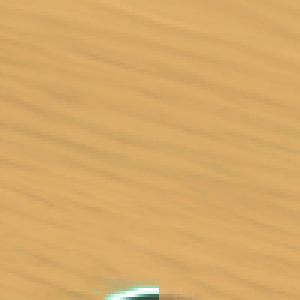
#> input picture debug_demon/demon_roi.png, 100 x 100 px (shown 3 times larger)
$ python analisar_demon.py
#> lines starting #> are read from the running program, lines starting #| are printed output that depends on the picture
#!/usr/bin/env python3
"""
Analisa as imagens de debug do Demon para ajustar thresholds
"""
import cv2
import numpy as np
from pathlib import Path

debug_folder = Path("debug_demon")

# Verifica se existem imagens
roi_path = debug_folder / "demon_roi.png"
mask_path = debug_folder / "demon_mask.png"
brightness_path = debug_folder / "demon_brightness.png"

if not roi_path.exists():
    print("❌ Não encontrei demon_roi.png")
    print("   Execute: python3 testar_demon.py primeiro")
    exit(1)

# Carrega ROI
roi = cv2.imread(str(roi_path))
#> roi is the input picture: shape (100, 100, 3); mean B, G, R 105, 169.7, 215.4
print("📊 ANÁLISE DA REGIÃO DO BOTÃO DEMON")
print("="*60)
print(f"Tamanho da ROI: {roi.shape[1]}x{roi.shape[0]} pixels")
#| Tamanho da ROI: 100x100 pixels

# Converte para HSV
hsv = cv2.cvtColor(roi, cv2.COLOR_BGR2HSV)
#> hsv: shape (100, 100, 3); mean H, S, V 18, 131, 215.6
h, s, v = cv2.split(hsv)
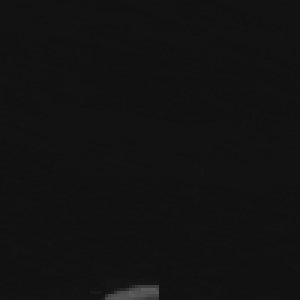
#> h: shape (100, 100) (shown 3 times larger); min 16, max 90, mean 18
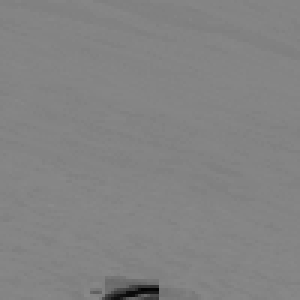
#> s: shape (100, 100) (shown 3 times larger); min 2, max 138, mean 131
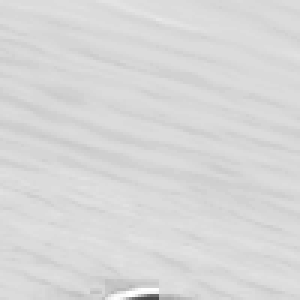
#> v: shape (100, 100) (shown 3 times larger); min 72, max 255, mean 215.6

# Estatísticas do canal V (brilho)
print(f"\n📈 Estatísticas de BRILHO (canal V):")
print(f"   Mínimo: {v.min()}")
#|    Mínimo: 72
print(f"   Máximo: {v.max()}")
#|    Máximo: 255
print(f"   Média: {v.mean():.1f}")
#|    Média: 215.6
print(f"   Mediana: {np.median(v):.1f}")
#|    Mediana: 217.0

# Testa diferentes thresholds
total_pixels = roi.shape[0] * roi.shape[1]
#> total_pixels = 10000
print(f"\n🔍 Teste de THRESHOLDS (total: {total_pixels} pixels):")
#| 🔍 Teste de THRESHOLDS (total: 10000 pixels):

thresholds = [30, 50, 70, 100, 120, 150]
for thresh in thresholds:
    pixels_acima = np.sum(v > thresh)
    percentual = (pixels_acima / total_pixels) * 100
    status = "✅ DETECTARIA" if percentual >= 30 else "❌ NÃO DETECTARIA"
    print(f"   Threshold {thresh:3d}: {pixels_acima:4d} pixels ({percentual:5.1f}%) - {status}")
#> this loop made 6 passes
#> (pixels_acima, percentual) on passes 1 to 6: (10000, 100), (10000, 100), (10000, 100), (9992, 99.92), (9988, 99.88), (9985, 99.85)
#|    Threshold  30: 10000 pixels (100.0%) - ✅ DETECTARIA
#|    Threshold  50: 10000 pixels (100.0%) - ✅ DETECTARIA
#|    Threshold  70: 10000 pixels (100.0%) - ✅ DETECTARIA
#|    Threshold 100: 9992 pixels ( 99.9%) - ✅ DETECTARIA
#|    Threshold 120: 9988 pixels ( 99.9%) - ✅ DETECTARIA
#|    Threshold 150: 9985 pixels ( 99.9%) - ✅ DETECTARIA

# Análise de cores
print(f"\n🎨 Estatísticas de COR (canal H):")
print(f"   Mínimo: {h.min()}")
#|    Mínimo: 16
print(f"   Máximo: {h.max()}")
#|    Máximo: 90
print(f"   Média: {h.mean():.1f}")
#|    Média: 18.0

print(f"\n💧 Estatísticas de SATURAÇÃO (canal S):")
print(f"   Mínimo: {s.min()}")
#|    Mínimo: 2
print(f"   Máximo: {s.max()}")
#|    Máximo: 138
print(f"   Média: {s.mean():.1f}")
#|    Média: 131.0

# Mostra histograma simplificado de brilho
print(f"\n📊 Distribuição de BRILHO:")
ranges = [(0, 50), (50, 100), (100, 150), (150, 200), (200, 255)]
for min_val, max_val in ranges:
    count = np.sum((v >= min_val) & (v < max_val))
    percent = (count / total_pixels) * 100
    bar = "█" * int(percent / 2)
    print(f"   {min_val:3d}-{max_val:3d}: {bar} {percent:5.1f}%")
#> this loop made 5 passes
#> (count, percent) on passes 1 to 5: (0, 0), (8, 0.08), (7, 0.07), (77, 0.77), (9901, 99.01)
#|      0- 50:    0.0%
#|     50-100:    0.1%
#|    100-150:    0.1%
#|    150-200:    0.8%
#|    200-255: █████████████████████████████████████████████████  99.0%

# Recomendação
print(f"\n💡 RECOMENDAÇÃO:")
pixels_muito_brilhantes = np.sum(v > 150)
#> pixels_muito_brilhantes = 9985
pixels_brilhantes = np.sum(v > 100)
#> pixels_brilhantes = 9992
pixels_medios = np.sum(v > 50)
#> pixels_medios = 10000

if pixels_muito_brilhantes > total_pixels * 0.3:
    print("   ⚠️  Região MUITO BRILHANTE - botão parece estar DISPONÍVEL")
    print(f"   Sugestão: usar threshold=150, percentual=30%")
elif pixels_brilhantes > total_pixels * 0.3:
    print("   ⚡ Região BRILHANTE - botão parece estar DISPONÍVEL")
    print(f"   Sugestão: usar threshold=100, percentual=30%")
elif pixels_medios > total_pixels * 0.5:
    print("   ⚠️  Região com brilho MÉDIO - pode ser fundo/interface")
    print(f"   Sugestão: usar threshold=120, percentual=40%")
else:
    print("   🌑 Região ESCURA - botão parece estar AUSENTE")
    print(f"   Sugestão: usar threshold=100, percentual=30%")

print(f"\n📁 Verifique as imagens em debug_demon/")
print(f"   demon_roi.png - Mostra a região capturada")
print(f"   demon_mask.png - Mostra pixels detectados (branco)")
print(f"   demon_brightness.png - Mostra mapa de brilho")
